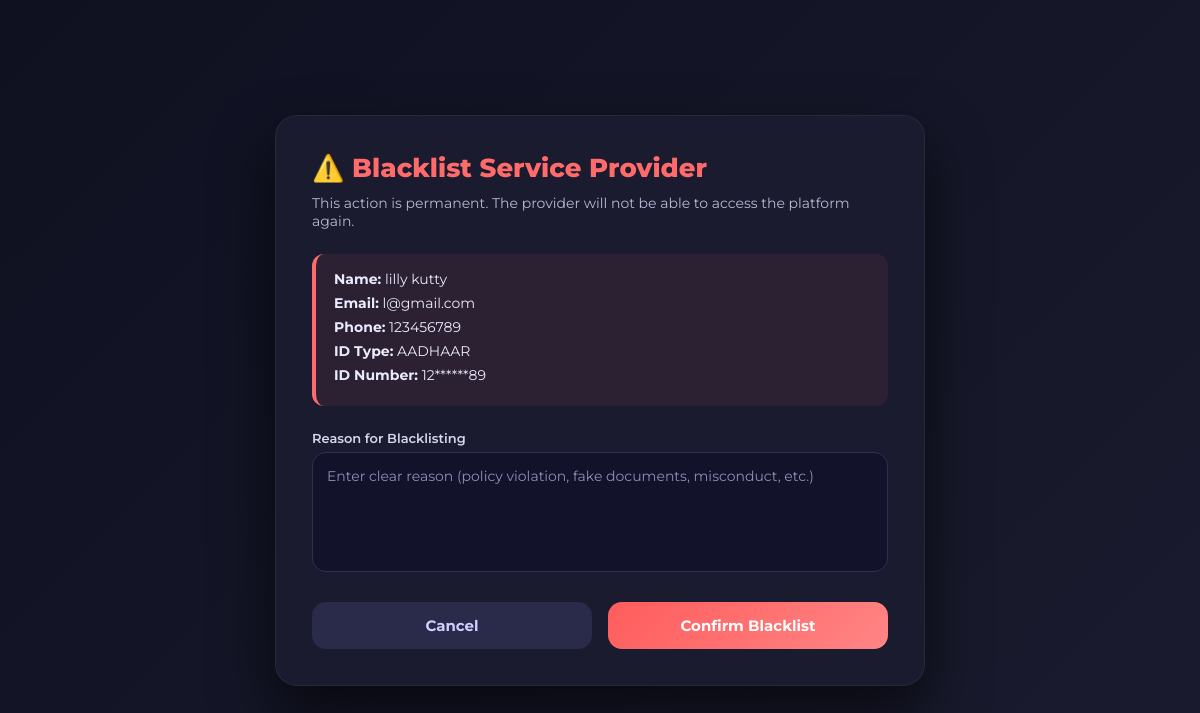
Page /blacklist_provider/16 on the committed database.
### PetCare/models.py (models this page shows, shortened)
class ServiceProvider(models.Model):
    PROVIDER_TYPE = (
        ('individual', 'Individual'),
        ('organization', 'Organization / Company'),
    )
    ID_TYPE = (
        ('aadhaar', 'Aadhaar'),
        ('pan', 'PAN'),
        ('passport', 'Passport'),
    )
    user = models.OneToOneField(Profile, on_delete=models.CASCADE)
    full_name = models.CharField(max_length=100,null=True,blank=True)
    phone_number = models.CharField(max_length=15,null=True,blank=True)
    provider_type = models.CharField(max_length=20, choices=PROVIDER_TYPE,null=True,blank=True)
    bio = models.TextField(null=True,blank=True)
    city = models.CharField(max_length=50,null=True,blank=True)
    address = models.TextField(null=True,blank=True)
    pincode = models.CharField(max_length=10,null=True,blank=True)
    latitude = models.CharField(max_length=50,null=True,blank=True)
    longitude = models.CharField(max_length=50,null=True,blank=True)
    travel_distance = models.PositiveIntegerField(null=True,blank=True)
    services = models.JSONField(null=True,blank=True)  # store selected services
    id_type = models.CharField(max_length=20, choices=ID_TYPE,null=True,blank=True)
    id_number = models.CharField(max_length=50,unique=True,null=True,blank=True,help_text="Government ID number")
    id_proof = models.FileField(upload_to='providers/id/',null=True,blank=True)
    grooming_certificate = models.FileField(upload_to='providers/certificates/',null=True,blank=True)
    vet_license = models.FileField(upload_to='providers/certificates/',null=True,blank=True)
    training_certificate = models.FileField(upload_to='providers/certificates/',null=True,blank=True)
    organization_registration = models.FileField(upload_to='providers/certificates/',null=True,blank=True)
    is_verified = models.BooleanField(default=False)

class Profile(models.Model):
    user = models.OneToOneField(User,on_delete=models.CASCADE)
    ROLE_CHOICES = (
        ('customer','Customer'),
        ('service_providers','Service Providers')
    )
    role = models.CharField(max_length=50,choices=ROLE_CHOICES,default='customer')

### PetCare/views.py (the view)
# urls.py: path('blacklist_provider/<int:provider_id>',views.blacklist_provider,name='blacklist_provider'),
def blacklist_provider(request,provider_id):
    provider = ServiceProvider.objects.get(id = provider_id)
    return render(request,'admin/blacklisted_provider.html',{'provider':provider})

### PetCare/templates/admin/blacklisted_provider.html (shortened to what this page needs)
{% load static %}
<!DOCTYPE html>
<html lang="en">
<head>
    <link rel="stylesheet" href="{% static 'css/admin/blacklisted_provider.css' %}">
</head>
<body>
<div class="page-wrapper">
    <div class="card">
        <h1>⚠️ Blacklist Service Provider</h1>
        <p class="subtitle">
            This action is permanent. The provider will not be able to access the platform again.
        </p>
        <div class="details-box">
            <div><strong>Name:</strong> {{ provider.full_name }}</div>
            <div><strong>Email:</strong> {{ provider.user.user.email }}</div>
            <div><strong>Phone:</strong> {{ provider.phone_number }}</div>
            <div><strong>ID Type:</strong> {{ provider.id_type|upper }}</div>
            <div><strong>ID Number:</strong> {{ provider.id_number|slice:":2" }}******{{ provider.id_number|slice:"-2:" }}</div>
        </div>
        <form method="post" action="{% url 'fire_provider' provider.id %}">
            <label>Reason for Blacklisting</label>
            <textarea
                name="reason"
                placeholder="Enter clear reason (policy violation, fake documents, misconduct, etc.)"
                required
            ></textarea>
            <div class="btn-group">
                <a href="{% url 'verify_providers' %}" class="btn cancel">
                    Cancel
                </a>
                <button type="submit" class="btn danger">
                    Confirm Blacklist
                </button>
            </div>
        </form>
    </div>
</div>
</body>
</html>

### PetCare/static/css/admin/blacklisted_provider.css (style rules this page uses)
* { margin: 0; padding: 0; box-sizing: border-box; font-family: 'Montserrat', sans-serif; }
body { background: linear-gradient(135deg, #0F1020, #1A1B2E); color: #E6E6F0; }
.page-wrapper { min-height: 100vh; display: flex; justify-content: center; align-items: center; padding: 30px; }
.card { width: 100%; max-width: 650px; background: #1A1B2E; border-radius: 22px; padding: 36px; box-shadow: 0 30px 60px rgba(0, 0, 0, 0.6); border: 1px solid rgba(255,255,255,0.06); }
.card h1 { font-size: 26px; font-weight: 800; color: #FF6B6B; margin-bottom: 10px; }
.subtitle { font-size: 14px; color: #B8B8D4; margin-bottom: 24px; }
.details-box { background: rgba(255, 107, 107, 0.08); border-left: 4px solid #FF6B6B; padding: 16px 18px; border-radius: 12px; margin-bottom: 24px; }
.details-box div { font-size: 14px; margin-bottom: 6px; color: #EAEAFF; }
label { font-size: 13px; font-weight: 600; margin-bottom: 6px; display: block; color: #D6D6F0; }
textarea { width: 100%; min-height: 120px; padding: 14px; border-radius: 14px; border: 1.5px solid #2E2F55; background: #12132A; color: #E6E6F0; font-size: 14px; resize: none; margin-bottom: 26px; }
textarea::placeholder { color: #8E8EB5; }
.btn-group { display: flex; justify-content: space-between; gap: 16px; }
.btn { flex: 1; padding: 14px; font-size: 15px; font-weight: 700; border-radius: 14px; text-align: center; text-decoration: none; cursor: pointer; border: none; transition: 0.25s ease; }
.btn.cancel { background: #2A2B4A; color: #CFCFFF; }
.btn.danger { background: linear-gradient(135deg, #FF5C5C, #FF8585); color: white; }

### rows in the picture
ServiceProvider: full_name "lilly kutty", user.user.email "l@gmail.com", phone_number "123456789", id_type "AADHAAR", id_number "12", id_number "89"
